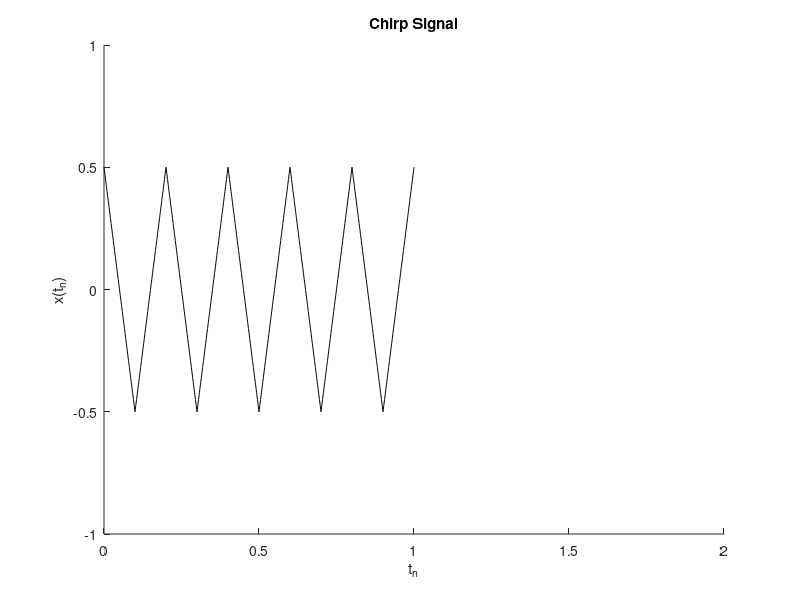

Reproduce this figure in MATLAB.
%% Chirp
fSamp = 8000; % number of time samples per second
dt = 1/fSamp;
tStart = 0;
tStop = 1.5;
tt = tStart:dt:tStop;
mu = 600;
fzero = 400;
phi = 2*pi*rand; % random phase
psi = 2*pi*mu*tt.^2 + 2*pi*fzero*tt + phi;
cc = real(7.7*exp(1j*psi));
%soundsc(cc, fSamp); % uncomment to hear the sound
%plotspec(cc + 1j*1e-12, fSamp, 256) % with negative frequencies
%colorbar
%grid on

%% Triangle
fs = 1000;
tStop = 1;
T = 0.2;
Amp = 0.5;

tt = 0:(1/fs):tStop;
qq = rem(tt, T);
xx = Amp*(4/T)*(abs(qq-(0.5*T))-0.25*T);

figure
hold on
plot(tt, xx, 'k-')
axis([0, 2, -1, 1])
ylabel('x(t_n)')
xlabel('t_n')
title('Chirp Signal')
hold off

%% Decibels
numbers = [0.1, 1, 2, 5, 10, 100];
decibelized = 20*log10(numbers);
decibels = [-6, -60, -80];
decimalized = 10.^(decibels./20);

%% 
kk = [1, 3, 5, 15];
a_k = [0, 0, 0, 0];
for k = 1:4
    if (mod(kk(k), 2) == 1)
        a_k(k) = (-2)/((pi^2)*(kk(k)^2));
    end
end
disp(a_k(2)/a_k(1))
disp(a_k(3)/a_k(1))
disp(a_k(4)/a_k(1))